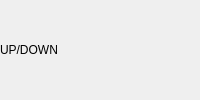
             <widget class="QWidget" name="widget_7" native="true">
              <property name="minimumSize">
               <size>
                <width>133</width>
                <height>0</height>
               </size>
              </property>
              <layout class="QHBoxLayout" name="horizontalLayout_15">
               <property name="spacing">
                <number>6</number>
               </property>
               <property name="leftMargin">
                <number>0</number>
               </property>
               <property name="topMargin">
                <number>4</number>
               </property>
               <property name="rightMargin">
                <number>0</number>
               </property>
               <property name="bottomMargin">
                <number>4</number>
               </property>
               <item>
                <widget class="QLabel" name="label_19">
                 <property name="text">
                  <string>UP/DOWN</string>
                 </property>
                </widget>
               </item>
               <item>
                <spacer name="horizontalSpacer_2">
                 <property name="orientation">
                  <enum>Qt::Horizontal</enum>
                 </property>
                 <property name="sizeHint" stdset="0">
                  <size>
                   <width>40</width>
                   <height>20</height>
                  </size>
                 </property>
                </spacer>
               </item>
               <item>
                <widget class="MkHalLedIndicator" name="mkhalledindicator_5">
                 <property name="diameter">
                  <number>20</number>
                 </property>
                 <property name="color">
                  <color>
                   <red>255</red>
                   <green>238</green>
                   <blue>6</blue>
                  </color>
                 </property>
                 <property name="state">
                  <bool>false</bool>
                 </property>
                 <property name="pinBaseName" stdset="0">
                  <string>led-thc-up</string>
                 </property>
                </widget>
               </item>
               <item>
                <widget class="MkHalLedIndicator" name="mkhalledindicator_6">
                 <property name="diameter">
                  <number>20</number>
                 </property>
                 <property name="color">
                  <color>
                   <red>255</red>
                   <green>238</green>
                   <blue>6</blue>
                  </color>
                 </property>
                 <property name="state">
                  <bool>false</bool>
                 </property>
                 <property name="pinBaseName" stdset="0">
                  <string>led-thc-down</string>
                 </property>
                </widget>
               </item>
              </layout>
             </widget>
